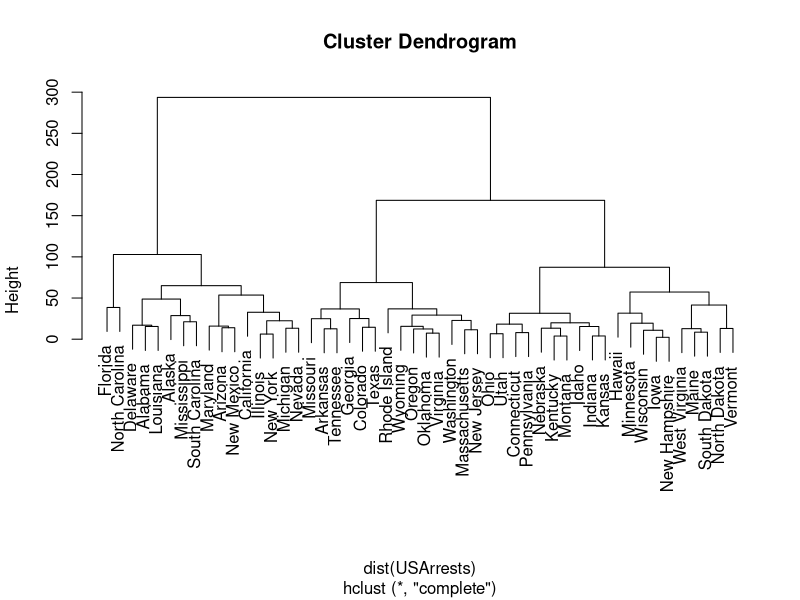
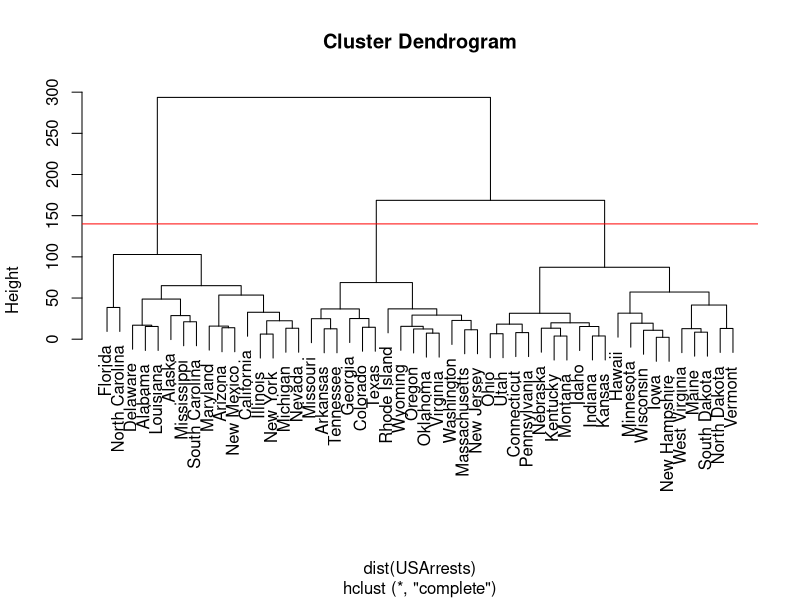
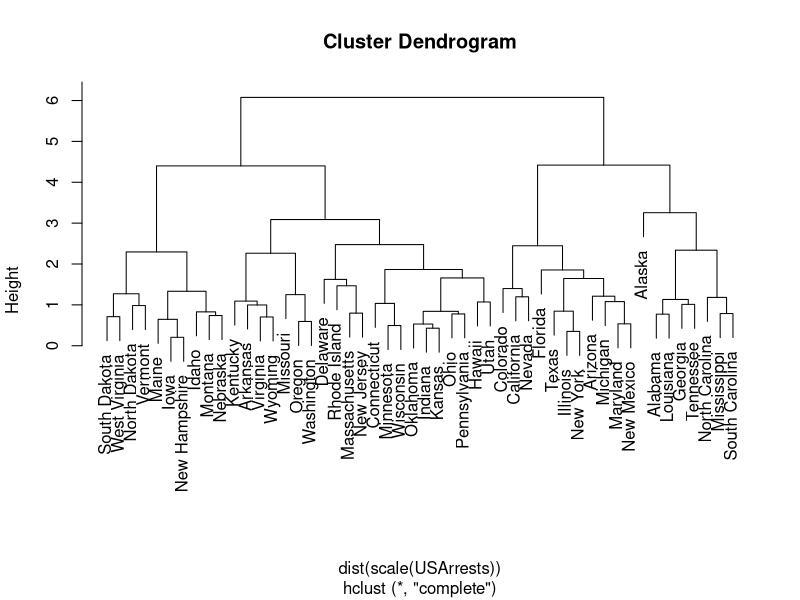

Generate these figures, in order, with R:
#' ---
#' title: "harinris_Homework1_ex"
#' author: "Harin Rishabh"
#' date: "2024-02-11"
#' output: html_document
#' ---
#' 
#' **8 a)**\
#' Answer - Using the sdev output of the prcomp() function
## ---------------------------------------------------------------------------------------------------------------------------------------------
set.seed(1)
scaled_data = scale(USArrests)
pr.out = prcomp(scaled_data)
pr.var = pr.out$sdev^2
pve = pr.var/sum(pr.var)
pve

#' 
#' **8 b)**\
#' Answer - The PVE is same as the one calculated above using in-built functions.
## ---------------------------------------------------------------------------------------------------------------------------------------------
pcloadings = pr.out$rotation

num = apply((as.matrix(scaled_data) %*% pcloadings)^2, 2, sum)
denom = sum(apply(as.matrix(scaled_data)^2, 2, sum))

pve2 = num/denom
pve2

#' 
#' 
#' **9 a)**\
#' Answer - 
## ---------------------------------------------------------------------------------------------------------------------------------------------
plot(hclust(dist(USArrests), method="complete"))

#' 
#' **9 b)**\
#' Answer -
## ---------------------------------------------------------------------------------------------------------------------------------------------
plot(hclust(dist(USArrests), method="complete"))
abline(h = 140, col = "red")

#' 
#' **9 c)**\
#' Answer -
## ---------------------------------------------------------------------------------------------------------------------------------------------
plot(hclust(dist(scale(USArrests)), method="complete"))

#' 
#' **9 d)**\
#' Answer - The dendogram looks quite different after scaling the data. The height of the tree is reduced. The clustering of states is different but the breadth of the tree seems unchanged.
